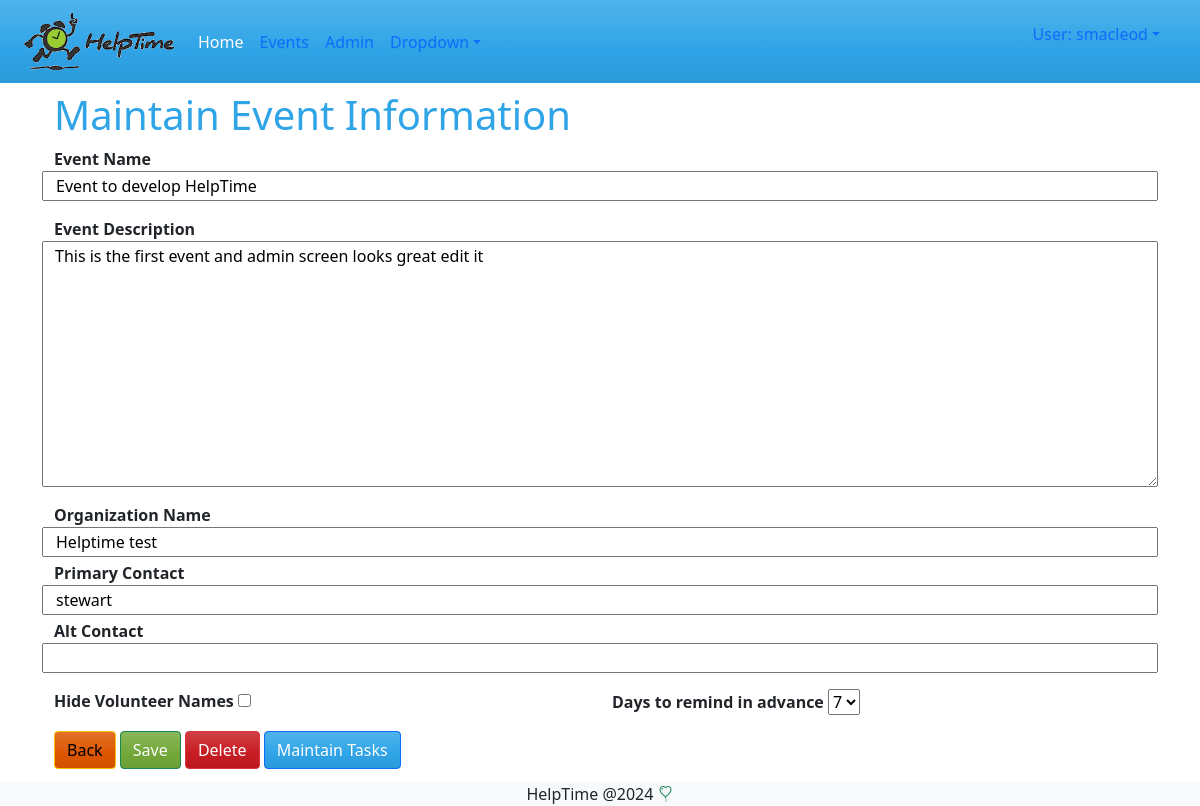
The page /events/eventupdate/1 (signed in) on the database as committed earlier.
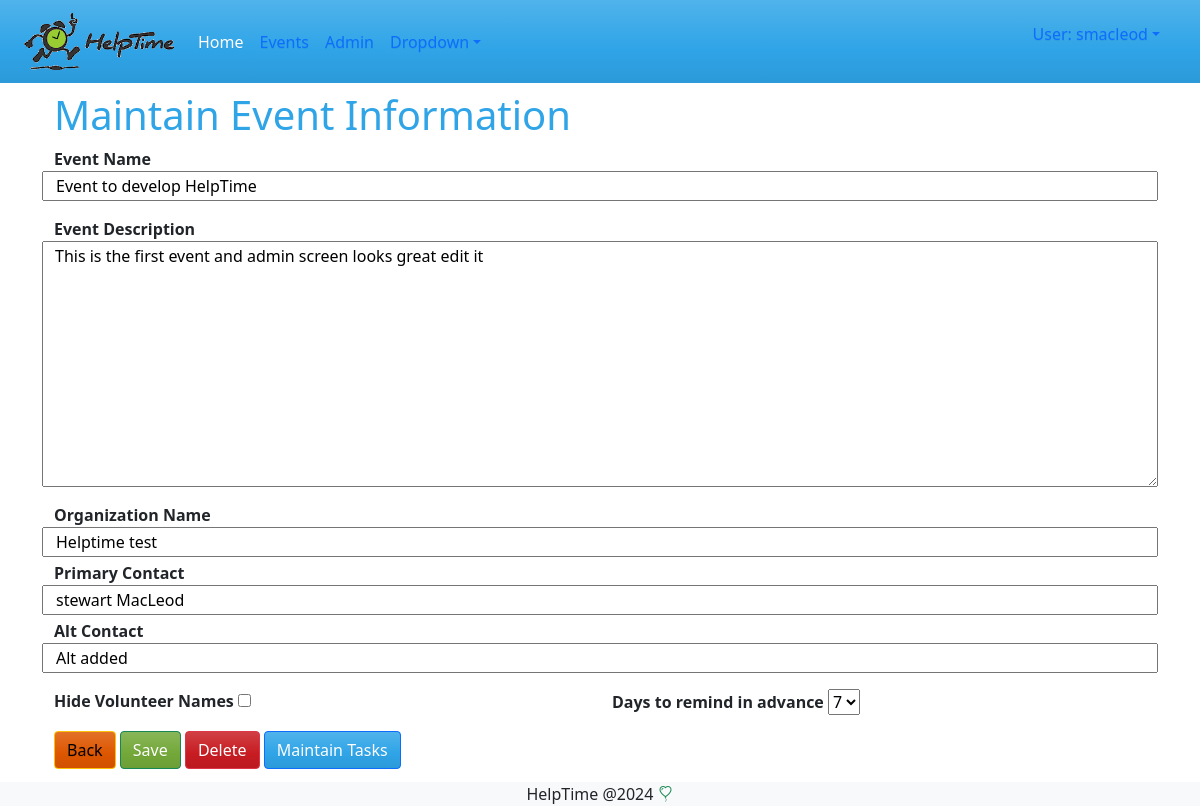
The same page on the database as committed later.
### events/models.py (models this page shows, shortened)
class Event(models.Model):
    reminder_days_choice = models.TextChoices('days', '1 2 3 4 5 6 7')
    name = models.CharField(max_length=200, verbose_name='Event Name' )
    description = models.TextField(max_length=200, verbose_name='Event Description', blank=True)
    organization = models.CharField(max_length=100, verbose_name='Organization Name', blank=True )
    primery_contact = models.CharField(max_length=100, verbose_name='Primary Contact', blank=True)
    alternate_contact = models.CharField(max_length=100, verbose_name='Alt Contact', blank=True)
    hide_names = models.BooleanField(default=False, verbose_name='Hide Volunteer Names', blank=True)
    reminder_days = models.CharField(max_length=5, choices=reminder_days_choice, verbose_name='Days to remind in advance', default=7)
    created_by = models.ForeignKey(User, on_delete=models.SET_NULL, null=True, blank=True)
    created_at = models.DateTimeField(auto_now_add=True, null=True, blank=True)
    updated_at = models.DateTimeField(auto_now=True, blank=True, null=True)

### events/views.py (the view, shortened to what this page needs)
# urls.py: path("eventupdate/<int:pk>", views.eventupdate, name="eventupdate"),
def eventupdate(request, pk):
    if request.user.is_authenticated:
        event = Event.objects.get(Q(id=pk), (Q(created_by=request.user) | Q(created_by=None)) )
    else:
        event = Event.objects.get(Q(id=pk), (Q(created_by=None)) )
    form = EventForm(instance=event)
    return render(request, 'events/eventupdate.html', {'form':form, 'event':event})

### events/forms.py
class EventForm(forms.ModelForm):
    class Meta:
        model = Event
        fields= '__all__'
        widgets = {
            'hide_names' :  forms.CheckboxInput(
                attrs={'class' : 'form-check_input'})
        }

### events/templates/events/eventupdate.html (shortened to what this page needs)
{% extends 'master.html' %}
{% block content %}
<h1> Maintain Event Information </h1>
<form method="POST" class="container-float">
    <fieldset>
        <div class="row">
            <strong>{{form.name.label}}</strong>
            {{ form.name}}
        </div>
        <div class="row mt-3">
            <strong>{{form.description.label}}</strong>
            {{ form.description}}
        </div>
        <div class="row mt-3">
            <strong>{{form.organization.label}}</strong>
            {{ form.organization}}
        </div>
        <div class="row mt-1">
            <strong>{{form.primery_contact.label}}</strong>
            {{ form.primery_contact}}
        </div>
        <div class="row mt-1">
            <strong>{{form.alternate_contact.label}}</strong>
            {{ form.alternate_contact}}
        </div>
        <div class="row mt-3">
            <div class="col-md-6 form-switch-input">
                <strong>{{form.hide_names.label}}</strong>
                {{ form.hide_names }}
            </div>
            <div class="col-md-6">
                <strong>{{form.reminder_days.label}}</strong>
                {{ form.reminder_days}}
            </div>
        </div>
    </fieldset>
    <div class="mt-3">
        {% if user.is_authenticated %}
            <a href="{% url 'events:dashboard' %}" class='float-right btn btn-warning pull-right'>Back</a>
        {% else %}
            <a href="{% url 'events:index' %}" class='float-right btn btn-warning pull-right'>Back</a>
        {% endif %}
        <input type="submit" value="Save" class='float-right btn btn-success pull-right'>
        <a href="{% url 'events:eventdelete' event.id %}" class="text-danger"><span class="float-right btn btn-danger pull-right">Delete</span></a>
        <input type="submit" name="ToTasks" value="Maintain Tasks" class='float-right btn btn-primary pull-right'>
    </div>
</form>
{% endblock %}

Rows that differ between the two databases and show on the page:
changed Event "Event to develop HelpTime": primery_contact "stewart" → "stewart MacLeod"; alternate_contact (not shown) → "Alt added"
